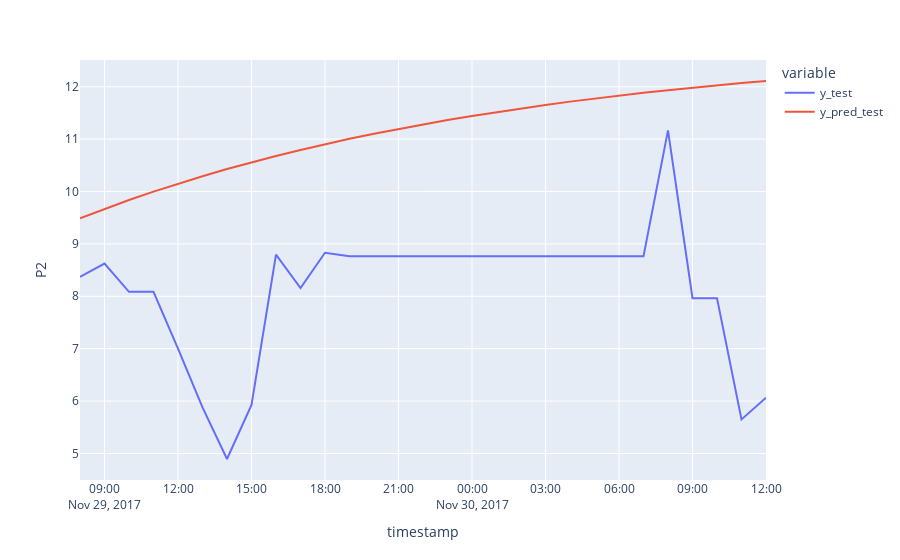

The code cell stored with this chart in its notebook:
### Code cell
#Visualization 
fig = px.line(df_pred_test, labels={"value": "P2"}) #Labels argument customizes the axes labels in this case the Value - y axes is mentioned as the X remains as is.
fig.show()

### Figure 1 — Plotly figure (JSON) as saved in the notebook; plotly's stock layout.template omitted (floating-point values rounded to 4 significant figures)
{"data": [{"hovertemplate": "variable=y_test<br>timestamp=%{x}<br>P2=%{y}<extra></extra>", "legendgroup": "y_test", "line": {"color": "#636efa", "dash": "solid"}, "marker": {"symbol": "circle"}, "mode": "lines", "name": "y_test", "orientation": "v", "showlegend": true, "type": "scatter", "x": ["2017-11-29T08:00:00+02:00", "2017-11-29T09:00:00+02:00", "2017-11-29T10:00:00+02:00", "2017-11-29T11:00:00+02:00", "2017-11-29T12:00:00+02:00", "2017-11-29T13:00:00+02:00", "2017-11-29T14:00:00+02:00", "2017-11-29T15:00:00+02:00", "2017-11-29T16:00:00+02:00", "2017-11-29T17:00:00+02:00", "2017-11-29T18:00:00+02:00", "2017-11-29T19:00:00+02:00", "2017-11-29T20:00:00+02:00", "2017-11-29T21:00:00+02:00", "2017-11-29T22:00:00+02:00", "2017-11-29T23:00:00+02:00", "2017-11-30T00:00:00+02:00", "2017-11-30T01:00:00+02:00", "2017-11-30T02:00:00+02:00", "2017-11-30T03:00:00+02:00", "2017-11-30T04:00:00+02:00", "2017-11-30T05:00:00+02:00", "2017-11-30T06:00:00+02:00", "2017-11-30T07:00:00+02:00", "2017-11-30T08:00:00+02:00", "2017-11-30T09:00:00+02:00", "2017-11-30T10:00:00+02:00", "2017-11-30T11:00:00+02:00", "2017-11-30T12:00:00+02:00"], "xaxis": "x", "y": [8.37, 8.623, 8.085, 8.085, 7.002, 5.88, 4.894, 5.927, 8.795, 8.157, 8.831, 8.767, 8.767, 8.767, 8.767, 8.767, 8.767, 8.767, 8.767, 8.767, 8.767, 8.767, 8.767, 8.767, 11.17, 7.964, 7.964, 5.65, 6.062], "yaxis": "y"}, {"hovertemplate": "variable=y_pred_test<br>timestamp=%{x}<br>P2=%{y}<extra></extra>", "legendgroup": "y_pred_test", "line": {"color": "#EF553B", "dash": "solid"}, "marker": {"symbol": "circle"}, "mode": "lines", "name": "y_pred_test", "orientation": "v", "showlegend": true, "type": "scatter", "x": ["2017-11-29T08:00:00+02:00", "2017-11-29T09:00:00+02:00", "2017-11-29T10:00:00+02:00", "2017-11-29T11:00:00+02:00", "2017-11-29T12:00:00+02:00", "2017-11-29T13:00:00+02:00", "2017-11-29T14:00:00+02:00", "2017-11-29T15:00:00+02:00", "2017-11-29T16:00:00+02:00", "2017-11-29T17:00:00+02:00", "2017-11-29T18:00:00+02:00", "2017-11-29T19:00:00+02:00", "2017-11-29T20:00:00+02:00", "2017-11-29T21:00:00+02:00", "2017-11-29T22:00:00+02:00", "2017-11-29T23:00:00+02:00", "2017-11-30T00:00:00+02:00", "2017-11-30T01:00:00+02:00", "2017-11-30T02:00:00+02:00", "2017-11-30T03:00:00+02:00", "2017-11-30T04:00:00+02:00", "2017-11-30T05:00:00+02:00", "2017-11-30T06:00:00+02:00", "2017-11-30T07:00:00+02:00", "2017-11-30T08:00:00+02:00", "2017-11-30T09:00:00+02:00", "2017-11-30T10:00:00+02:00", "2017-11-30T11:00:00+02:00", "2017-11-30T12:00:00+02:00"], "xaxis": "x", "y": [9.489, 9.668, 9.837, 9.998, 10.15, 10.29, 10.43, 10.56, 10.68, 10.79, 10.9, 11.01, 11.1, 11.2, 11.28, 11.36, 11.44, 11.52, 11.59, 11.65, 11.72, 11.78, 11.83, 11.88, 11.93, 11.98, 12.03, 12.07, 12.11], "yaxis": "y"}], "layout": {"autosize": true, "legend": {"title": {"text": "variable"}, "tracegroupgap": 0}, "margin": {"t": 60}, "xaxis": {"anchor": "y", "autorange": true, "domain": [0, 1], "range": ["2017-11-29 08:00", "2017-11-30 12:00"], "title": {"text": "timestamp"}, "type": "date"}, "yaxis": {"anchor": "x", "autorange": true, "domain": [0, 1], "range": [4.493, 12.51], "title": {"text": "P2"}, "type": "linear"}}}
